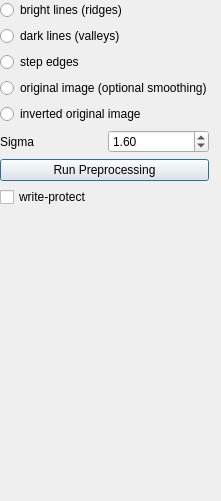
<?xml version="1.0" encoding="UTF-8"?>
<ui version="4.0">
 <class>PreprocessDrawer</class>
 <widget class="QWidget" name="PreprocessDrawer">
  <property name="windowTitle">
   <string>PreprocessDrawer</string>
  </property>
  <widget class="QWidget" name="layoutWidget">
   <property name="geometry">
    <rect>
     <x>0</x>
     <y>0</y>
     <width>221</width>
     <height>501</height>
    </rect>
   </property>
   <layout class="QVBoxLayout" name="verticalLayout">
    <property name="rightMargin">
     <number>12</number>
    </property>
    
			 <item>
				 <widget class="QRadioButton" name="filter1">
				  <property name="toolTip">
				      <string>choose this filter for preprocessing</string>
				  </property>
				  <property name="text">
					  <string>bright lines (ridges)</string>
				  </property>
				 </widget>
			</item>
			<item>
				 <widget class="QRadioButton" name="filter2">
				  <property name="toolTip">
				   <string>choose this filter for preprocessing</string>
				  </property>
				  <property name="text">
					  <string>dark lines (valleys)</string>
				  </property>
				 </widget>
			</item>
			<item>
				 <widget class="QRadioButton" name="filter3">
				  <property name="toolTip">
				   <string>choose this filter for preprocessing</string>
				  </property>
				  <property name="text">
					  <string>step edges</string>
				  </property>
				 </widget>
			</item>
			<item>
				 <widget class="QRadioButton" name="filter4">
				  <property name="toolTip">
				   <string>choose this filter for preprocessing</string>
				  </property>
				  <property name="text">
					  <string>original image (optional smoothing)</string>
				  </property>
				 </widget>
			</item>
			<item>
				 <widget class="QRadioButton" name="filter5">
				  <property name="toolTip">
				   <string>choose this filter for preprocessing</string>
				  </property>
				  <property name="text">
					  <string>inverted original image</string>
				  </property>
				 </widget>
			</item>
	<item>
	<layout class="QHBoxLayout" name="horizontalLayout">
		<item>
		 <widget class="QLabel" name="Sigma">
		  <property name="text">
		   <string>Sigma</string>
		  </property>
		  <property name="buddy">
		   <name>sigmaSpin</name>
		  </property>
		 </widget>
		</item>
		<item>
		 <widget class="QDoubleSpinBox" name="sigmaSpin">
		  <property name="toolTip">
		   <string>sigma Value for Preprocessing</string>
		  </property>
		  <property name="value">
		   <double>1.6</double>
		  </property>
		  <property name="singleStep">
		   <double>0.1</double>
		  </property>
		  <property name="minimum">
		   <double>0.9</double>
		  </property>
		 </widget>
		</item>
    </layout>
    </item>
    
    <item>
     <widget class="QPushButton" name="runButton">
      <property name="toolTip">
       <string>Start Preprocessing for selected Data</string>
      </property>
      <property name="text">
       <string>Run Preprocessing</string>
      </property>
      <property name="icon">
       <iconset>
        <normaloff>../../../gui/icons/32x32/actions/media-seek-forward.png</normaloff>../../../gui/icons/32x32/actions/media-seek-forward.png</iconset>
      </property>
      <property name="autoDefault">
       <bool>true</bool>
      </property>
      <property name="default">
       <bool>true</bool>
      </property>
      <property name="flat">
       <bool>false</bool>
      </property>
     </widget>
    </item>
    
    <item>
     <widget class="QCheckBox" name="writeprotectBox">
      <property name="toolTip">
       <string>write-protect current carving graph file</string>
      </property>
      <property name="text">
       <string>write-protect</string>
      </property>
     </widget>
    </item>
    
    <item>
     <spacer name="verticalSpacer">
      <property name="orientation">
       <enum>Qt::Vertical</enum>
      </property>
      <property name="sizeHint" stdset="0">
       <size>
        <width>20</width>
        <height>200</height>
       </size>
      </property>
     </spacer>
    </item>
   </layout>
  </widget>
 </widget>
 <resources/>
 <connections/>
</ui>
